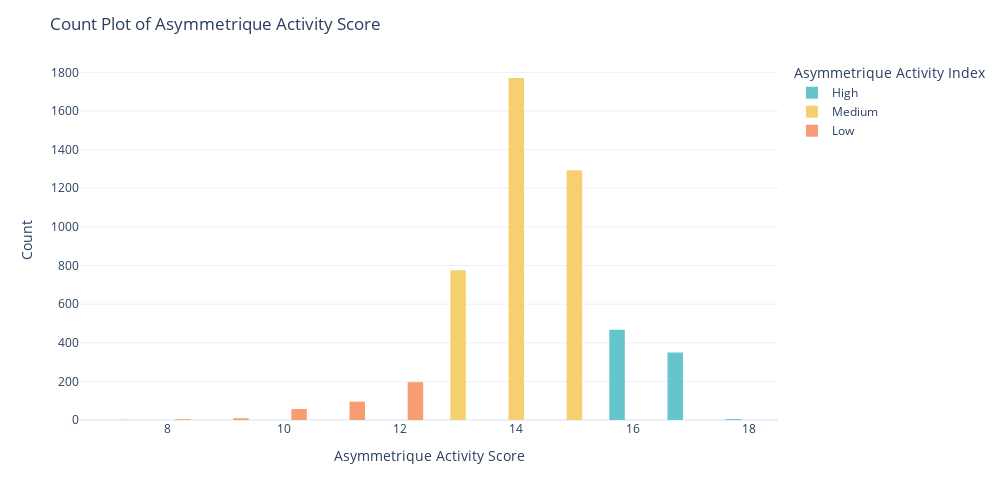

Source (notebook cell):
### Markdown cell above
### From the above plot we can observe following points:

- Leads with Asymmetrique Profile Score of `11 & 12` fall in the category of  `Low Asymmetrique Profile Index`.
- Leads with Asymmetrique Profile Score of `13,14,15 & 16` fall in the category of `Medium Asymmetrique Profile Index.`
- Leads with Asymmetrique Profile Score of `17,18,19 & 20` fall in the category of `High Asymmetrique Profile Index.`

### Code cell
# Let us now observe the index and score assigned to each customer based on their activity and their profile

# Create a count plot using Plotly
fig = px.histogram(
    df,
    x='Asymmetrique Activity Score',
    color='Asymmetrique Activity Index',
    color_discrete_sequence=px.colors.qualitative.Pastel,
    category_orders={'Asymmetrique Activity Index': ['High', 'Medium', 'Low']},
    barmode='group'
)

# Update layout to mimic the style of the Seaborn plot
fig.update_layout(
    title="Count Plot of Asymmetrique Activity Score",
    xaxis_title="Asymmetrique Activity Score",
    yaxis_title="Count",
    legend_title="Asymmetrique Activity Index",
    template="plotly_white",
    width=1000,
    height=500
)

# Show the plot
fig.show()

### Figure 1 — Plotly figure (JSON) as saved in the notebook; plotly's stock layout.template omitted (floating-point values rounded to 4 significant figures; data arrays with more than 128 entries replaced by an {"elided": "..."} marker saying what was removed)
{"data": [{"alignmentgroup": "True", "bingroup": "x", "hovertemplate": "Asymmetrique Activity Index=High<br>Asymmetrique Activity Score=%{x}<br>count=%{y}<extra></extra>", "legendgroup": "High", "marker": {"color": "rgb(102, 197, 204)", "pattern": {"shape": ""}}, "name": "High", "offsetgroup": "High", "orientation": "v", "showlegend": true, "type": "histogram", "x": {"elided": "821 int values"}, "xaxis": "x", "yaxis": "y"}, {"alignmentgroup": "True", "bingroup": "x", "hovertemplate": "Asymmetrique Activity Index=Medium<br>Asymmetrique Activity Score=%{x}<br>count=%{y}<extra></extra>", "legendgroup": "Medium", "marker": {"color": "rgb(246, 207, 113)", "pattern": {"shape": ""}}, "name": "Medium", "offsetgroup": "Medium", "orientation": "v", "showlegend": true, "type": "histogram", "x": {"elided": "3839 int values"}, "xaxis": "x", "yaxis": "y"}, {"alignmentgroup": "True", "bingroup": "x", "hovertemplate": "Asymmetrique Activity Index=Low<br>Asymmetrique Activity Score=%{x}<br>count=%{y}<extra></extra>", "legendgroup": "Low", "marker": {"color": "rgb(248, 156, 116)", "pattern": {"shape": ""}}, "name": "Low", "offsetgroup": "Low", "orientation": "v", "showlegend": true, "type": "histogram", "x": {"elided": "362 int values"}, "xaxis": "x", "yaxis": "y"}], "layout": {"barmode": "group", "height": 500, "legend": {"title": {"text": "Asymmetrique Activity Index"}, "tracegroupgap": 0}, "margin": {"t": 60}, "title": {"text": "Count Plot of Asymmetrique Activity Score"}, "width": 1000, "xaxis": {"anchor": "y", "domain": [0, 1], "title": {"text": "Asymmetrique Activity Score"}}, "yaxis": {"anchor": "x", "domain": [0, 1], "title": {"text": "Count"}}}}
